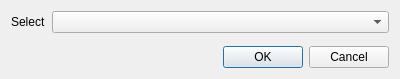
<?xml version="1.0" encoding="UTF-8"?>
<ui version="4.0">
 <class>dlgListSelector</class>
 <widget class="QDialog" name="dlgListSelector">
  <property name="geometry">
   <rect>
    <x>0</x>
    <y>0</y>
    <width>400</width>
    <height>79</height>
   </rect>
  </property>
  <property name="windowTitle">
   <string>Dialog</string>
  </property>
  <layout class="QVBoxLayout" name="verticalLayout">
   <item>
    <layout class="QFormLayout" name="formLayout">
     <item row="0" column="0">
      <widget class="QLabel" name="label">
       <property name="text">
        <string>Select</string>
       </property>
      </widget>
     </item>
     <item row="0" column="1">
      <widget class="QComboBox" name="cboSelection"/>
     </item>
    </layout>
   </item>
   <item>
    <widget class="QDialogButtonBox" name="buttonBox">
     <property name="orientation">
      <enum>Qt::Horizontal</enum>
     </property>
     <property name="standardButtons">
      <set>QDialogButtonBox::Cancel|QDialogButtonBox::Ok</set>
     </property>
    </widget>
   </item>
  </layout>
 </widget>
 <resources/>
 <connections>
  <connection>
   <sender>buttonBox</sender>
   <signal>accepted()</signal>
   <receiver>dlgListSelector</receiver>
   <slot>accept()</slot>
   <hints>
    <hint type="sourcelabel">
     <x>248</x>
     <y>254</y>
    </hint>
    <hint type="destinationlabel">
     <x>157</x>
     <y>274</y>
    </hint>
   </hints>
  </connection>
  <connection>
   <sender>buttonBox</sender>
   <signal>rejected()</signal>
   <receiver>dlgListSelector</receiver>
   <slot>reject()</slot>
   <hints>
    <hint type="sourcelabel">
     <x>316</x>
     <y>260</y>
    </hint>
    <hint type="destinationlabel">
     <x>286</x>
     <y>274</y>
    </hint>
   </hints>
  </connection>
 </connections>
</ui>
